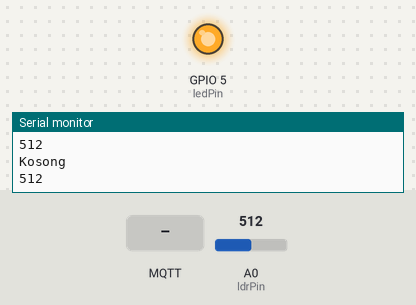
Recording of a sketch running on a simulated ESP8266 (NodeMCU). Shown: output pins drawn as LEDs (lit = HIGH), the last lines printed to the serial monitor. The test bench sets the inputs (shaded band); at power-on: A0 (ldrPin) = 512. WiFi joins after 1.5 s; servers stay silent unless stated; random numbers use the default seed unless the sketch sets one; no MQTT or app messages arrive unless stated.

Above: at 2.8 s.
2.9 s: A0 (ldrPin) set to 89
4.8 s: A0 (ldrPin) set to 74
At 6.5 s:
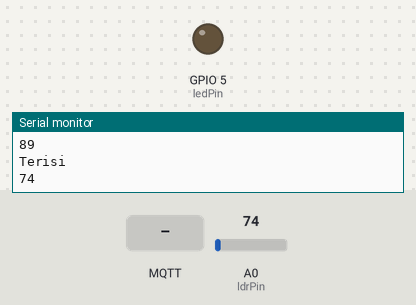
8.1 s: MQTT message "1" arrives on the first subscribed topic
At 8.9 s:
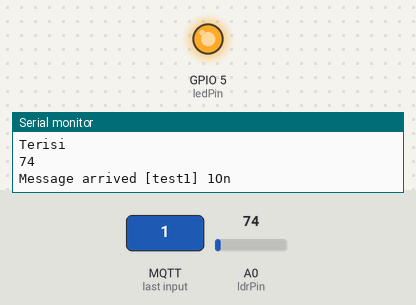
12.1 s: A0 (ldrPin) set to 90
At 13.3 s:
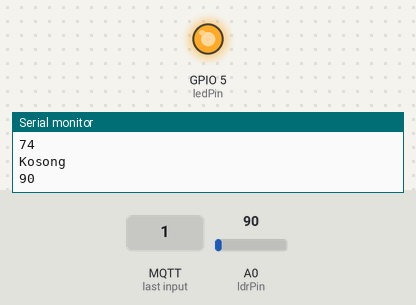
14.1 s: A0 (ldrPin) set to 70
At 16.1 s:
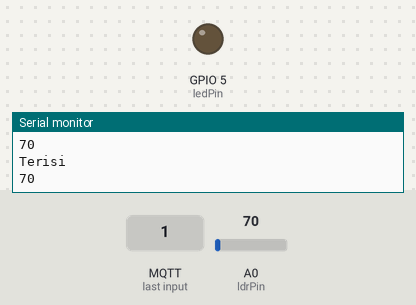
Timing chart, 0 to 17.1 s (numbered marks = the images above; inputs shaded):
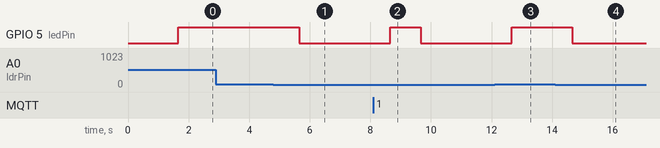

Measured:
- the behaviour switches between 80 and 79 on A0 (ldrPin) (found by bisection; images 0 and 1)
- after the input at 4.8 s, GPIO 5 (ledPin): HIGH → LOW after 0.86 s
- after the input at 8.1 s, GPIO 5 (ledPin): LOW → HIGH after 0.56 s, → LOW 1.0 s later
- after the input at 12.1 s, GPIO 5 (ledPin): LOW → HIGH after 0.56 s
- after the input at 14.1 s, GPIO 5 (ledPin): HIGH → LOW after 0.57 s

The sketch:

MQTT_LDR.ino
```cpp
#include <ESP8266WiFi.h>
#include <MQTT.h>
#include <PubSubClient.h>

#define ledPin 5
#define ldrPin A0

String Status;

const char* ssid = ""; //ssid network
const char* password = ""; //password network

const char* mqtt_server = "broker.hivemq.com"; //server cloud
int port = 1883; //port cloud network

const char *mqtt_user = ""; //username cloud
const char *mqtt_pass = ""; //password cloud

WiFiClient espClient;
PubSubClient client(espClient);

unsigned long lastMillis = 0;
char celc[4];

void setup_wifi() {
  delay(100);
  //connecting to a WiFi network
  Serial.println();
  Serial.print("Connecting to ");
  Serial.println(ssid);
  WiFi.begin(ssid, password);
  while (WiFi.status() != WL_CONNECTED) {
    delay(500);
    Serial.print(".");
  }

  randomSeed(micros());

  Serial.println("");
  Serial.println("WiFi connected");
  Serial.println("IP address: ");
  Serial.println(WiFi.localIP());
}

void callback(char* topic, byte* payload, unsigned int length) {
  String messageTemp;
  Serial.print("Message arrived [");
  Serial.print(topic);
  Serial.print("] ");
  for (int i = 0; i < length; i++) {
    Serial.print((char)payload[i]);
    messageTemp = (char)payload[i];
  }
  if(messageTemp == "1"){
    digitalWrite(ledPin, HIGH); //topic mqtt out
    Serial.print("On");
  }
  else if(messageTemp == "0"){
    digitalWrite(ledPin, LOW);//topic mqtt out
    Serial.print("Off");
  }
}

void reconnect() {
  // Loop until we're reconnected
  while (!client.connected()) {
    Serial.print("Attempting MQTT connection...");
    // Create a random client ID
    String clientId = "ESP8266Client-";
    clientId += String(random(0xffff), HEX); //Client ID
    // Attempt to connect
    if (client.connect(clientId.c_str(), mqtt_user, mqtt_pass)) {
      Serial.println("connected");
      // ... and resubscribe
      client.subscribe("test1");
      Serial.println(clientId);
      //delay(1000);
    } else {
      Serial.print("failed, rc=");
      Serial.print(client.state());
      Serial.println(" try again in 5 seconds");
      // Wait 5 seconds before retrying
      delay(5000);
    }
  }
}

void setup() {
  Serial.begin(115200);
  pinMode(ldrPin, INPUT);
  pinMode(ledPin, OUTPUT);
  setup_wifi();
  client.setServer(mqtt_server, port);
  client.setCallback(callback);
  reconnect();
}

void loop() {
  if (!client.connected()) {
    reconnect();
  }
  int sensorValue = analogRead(ldrPin);   // read the input on analog pin 0

//  float voltage = sensorValue * (5.0 / 1023.0);   // Convert the analog reading (which goes from 0 - 1023) to a voltage (0 - 5V)

  if (sensorValue >= 80) {
    digitalWrite(ledPin,HIGH);
    Status="Kosong";
  } else {
    digitalWrite(ledPin,LOW);
    Status="Terisi";
  }
  client.publish("test1",Status.c_str());
  Serial.println(Status);
  Serial.println(sensorValue);
  client.loop();
  delay(1000);
}
```
